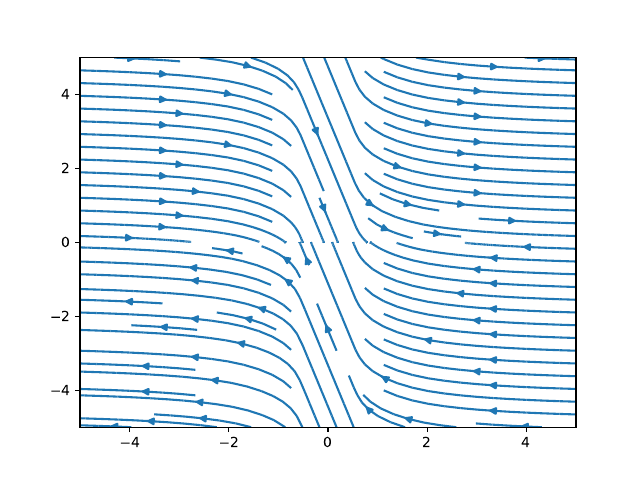

Here is the Python script that generated this plot:
import numpy as np
import matplotlib.pyplot as plt

#use stream plot to create the flow lines
x,y = np.meshgrid(np.linspace(-5,5,10),np.linspace(-5,5,10))
u = (y)*(x**2) 
v = -y
plt.streamplot(x,y,u,v)

#save as pdg and pgf
plt.savefig('v4.pdf')
plt.savefig('v4.pgf')
